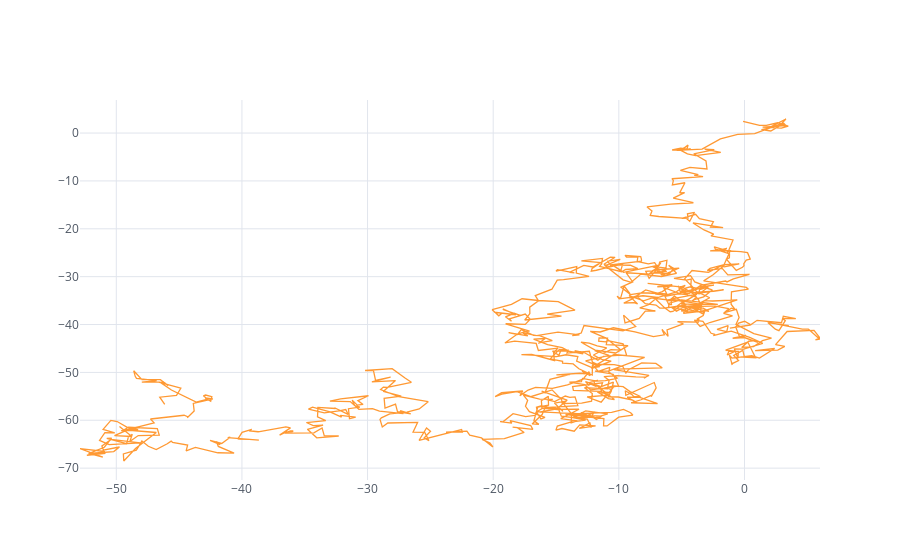

Notebook code for this chart:
### Code cell
#Plotly Pandas Dataframe (select columns)

import pandas as pd
import numpy as np
import cufflinks as cf

df = pd.DataFrame(np.random.randn(1000, 2), columns=['A', 'B']).cumsum()

df.iplot(x='A', y='B') # More examples avilable at: https://plot.ly/ipython-notebooks/cufflinks/

### Figure 1 — Plotly figure (JSON) as saved in the notebook; plotly's stock layout.template omitted (floating-point values rounded to 4 significant figures; data arrays with more than 128 entries replaced by an {"elided": "..."} marker saying what was removed)
{"data": [{"line": {"color": "rgba(255, 153, 51, 1.0)", "dash": "solid", "shape": "linear", "width": 1.3}, "mode": "lines", "name": "B", "text": "", "type": "scatter", "uid": "e17b7eeb-9ac5-4d4b-af26-8e9090bb61ac", "x": {"elided": "1000 float values"}, "y": {"elided": "1000 float values"}}], "layout": {"autosize": true, "legend": {"bgcolor": "#FFFFFF", "font": {"color": "#4D5663"}}, "paper_bgcolor": "#FFFFFF", "plot_bgcolor": "#FFFFFF", "title": {"font": {"color": "#4D5663"}}, "xaxis": {"autorange": true, "gridcolor": "#E1E5ED", "range": [-52.89, 6.011], "showgrid": true, "tickfont": {"color": "#4D5663"}, "title": {"font": {"color": "#4D5663"}, "text": ""}, "type": "linear", "zerolinecolor": "#E1E5ED"}, "yaxis": {"autorange": true, "gridcolor": "#E1E5ED", "range": [-72.48, 6.907], "showgrid": true, "tickfont": {"color": "#4D5663"}, "title": {"font": {"color": "#4D5663"}, "text": ""}, "type": "linear", "zerolinecolor": "#E1E5ED"}}}
